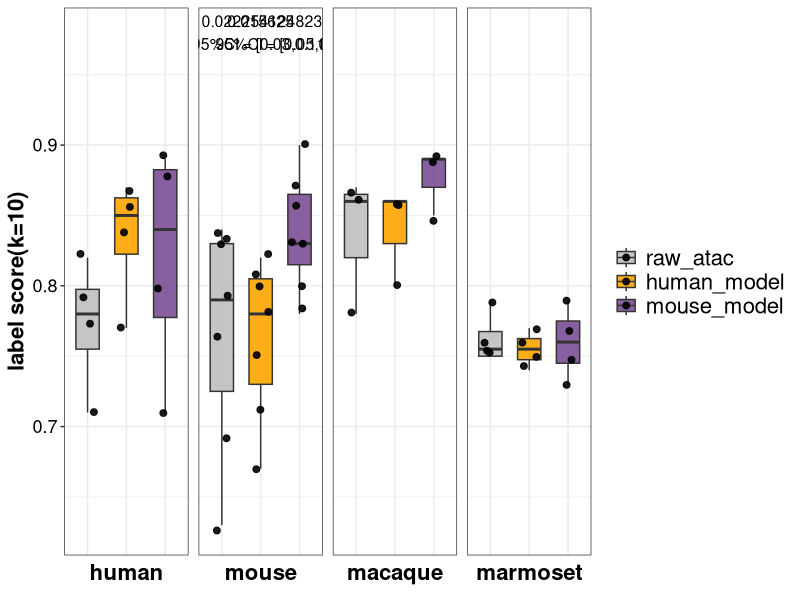
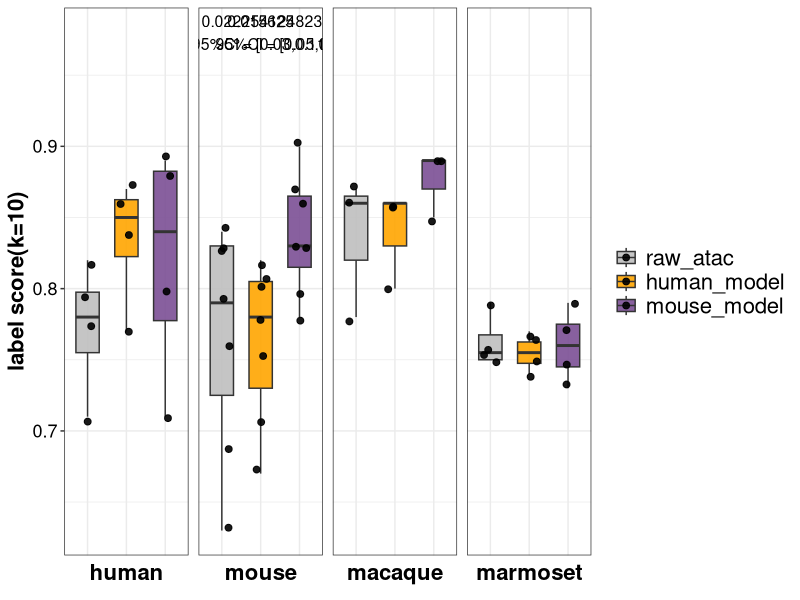

Recreate these plots in R, in order.
library(ggplot2)
library(readr)
library(dplyr)
library(tidyr)

df <- read_csv("nsls.csv")

df$Model <- factor(df$Model, levels = c('raw_atac',"human_model", "mouse_model"))
df$Species <- factor(df$Species, levels = c('human','mouse','macaque','marmoset'))

#######################
filtered_df <- df %>% 
  filter(Metric == "ls(50)") %>% 
  group_by(Species, Samples) %>%
  filter(n() != 2)

y_pos_all <- filtered_df %>%
  group_by(Species) %>%
  summarise(max_val = max(Value)) %>%
  mutate(y_position = max_val + 0.08)

#######################
#1: human_model vs mouse_model
annotation_df1 <- filtered_df %>%
  filter(Model %in% c("human_model", "mouse_model")) %>%
  pivot_wider(names_from = Model, values_from = Value) %>%
  mutate(diff = mouse_model - human_model) %>%
  group_by(Species) %>%
  summarise(
    mean_diff = mean(diff, na.rm = TRUE),
    se_diff = sd(diff, na.rm = TRUE)/sqrt(n()),
    lower_ci = mean_diff - qt(0.975, n()-1)*se_diff,
    upper_ci = mean_diff + qt(0.975, n()-1)*se_diff,
    p_value = wilcox.test(human_model, mouse_model, paired = TRUE)$p.value,
    .groups = "drop"
  ) %>%
  mutate(comparison = "human vs mouse", x_pos = 2.5) %>% 
  left_join(y_pos_all, by = "Species")

# 2: mouse_model vs raw_atac
annotation_df2 <- filtered_df %>%
  filter(Model %in% c("mouse_model", "raw_atac")) %>%
  pivot_wider(names_from = Model, values_from = Value) %>%
  mutate(diff = mouse_model - raw_atac) %>%
  group_by(Species) %>%
  summarise(
    mean_diff = mean(diff, na.rm = TRUE),
    se_diff = sd(diff, na.rm = TRUE)/sqrt(n()),
    lower_ci = mean_diff - qt(0.975, n()-1)*se_diff,
    upper_ci = mean_diff + qt(0.975, n()-1)*se_diff,
    p_value = wilcox.test(raw_atac, mouse_model, paired = TRUE)$p.value,
    .groups = "drop"
  ) %>%
  mutate(comparison = "mouse vs raw", x_pos = 2.0) %>% 
  left_join(y_pos_all, by = "Species")

# 3: human_model vs raw_atac
annotation_df3 <- filtered_df %>%
  filter(Model %in% c("human_model", "raw_atac")) %>%
  pivot_wider(names_from = Model, values_from = Value) %>%
  mutate(diff = human_model - raw_atac) %>%
  group_by(Species) %>%
  summarise(
    mean_diff = mean(diff, na.rm = TRUE),
    se_diff = sd(diff, na.rm = TRUE)/sqrt(n()),
    lower_ci = mean_diff - qt(0.975, n()-1)*se_diff,
    upper_ci = mean_diff + qt(0.975, n()-1)*se_diff,
    p_value = wilcox.test(raw_atac, human_model, paired = TRUE)$p.value,
    .groups = "drop"
  ) %>%
  mutate(comparison = "human vs raw", x_pos = 1.5) %>% 
  left_join(y_pos_all, by = "Species")

#######################
combined_annot <- bind_rows(annotation_df1, annotation_df2, annotation_df3) %>%
  filter(p_value < 0.05) %>%
  group_by(Species) %>%
  ungroup()

##############----------plot--------#########
ggplot(filtered_df, aes(x = Model, y = Value, fill = Model)) +
  geom_boxplot(width = 0.6, alpha = 0.9, outlier.shape = NA) +
  geom_jitter(width = 0.2, size = 2, alpha = 0.9) +
  facet_wrap(~Species, scales = "free_x",strip.position = "bottom",nrow = 1) +
  scale_fill_manual(values = c('raw_atac'='grey', "human_model" = "orange", "mouse_model" = "#7B4F94")) +
  theme_bw() +
  theme(
    axis.text.x = element_blank(), 
    axis.ticks.x = element_blank(), 
    axis.text.y = element_text(size = 13, color = "black"),
    legend.text = element_text(size = 16),
    axis.title = element_text(size = 16, color = "black", face = "bold"),
    legend.title = element_blank(),
    plot.title = element_text(hjust = 0.5, size = 16, face = "bold"),
    strip.text = element_text(size = 16, face = "bold", color = "black"),  
    strip.background = element_blank(), 
    panel.spacing = unit(0.5, "lines") 
  ) +
  labs(x = NULL, y = "label score(k=10)") +
  geom_text(
    data = combined_annot,
    aes(x = x_pos, y = y_position, 
        label = paste0(p_value, "\n95%CI = [", 
                       round(lower_ci, 2), ",", 
                       round(upper_ci, 2), "]")),
    inherit.aes = FALSE,size = 4, color = "black", vjust = 0.5
  )

ggsave("ls10.pdf", plot = last_plot(), 
       width = 9, height = 4, units = "in",dpi=300)
